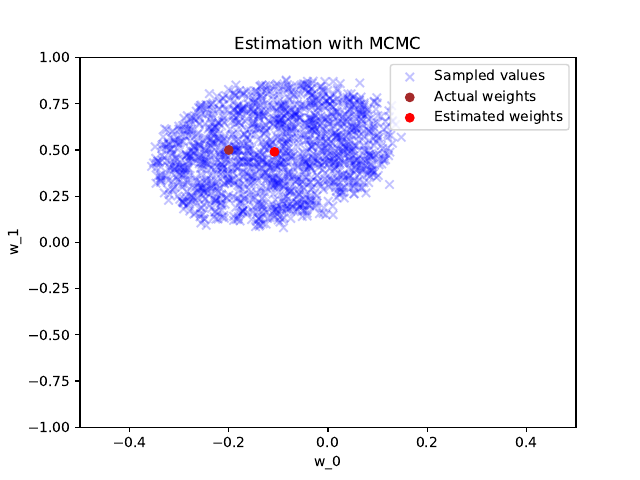

Recreate this plot in Python.
import matplotlib.mlab as mlab
import matplotlib.pyplot as plt
import numpy as np
from scipy.stats import multivariate_normal, norm
import scipy.stats

fig = plt.figure()
plt.ylabel("w_1")
plt.xlabel("w_0")
plt.title("Estimation with MCMC")
plt.xlim([-0.5, 0.5])
plt.ylim([-1, 1])


# All values from book

N = 25
sigma = 0.2
alpha = 2
w_0 = -0.2
w_1 = 0.5

x_n = np.random.uniform(-1, 1, N)
t_n = w_0 + w_1 * x_n
noise = np.random.normal(0, sigma, N)
t_n = t_n + noise

mu_n = np.zeros((N, 2))
S_n = np.zeros((N, 2, 2))

mu_0 = [0, 0]
S_0 = sigma * (np.identity(2))

phi = np.array([[1, x_n[0]]])
for i in range(N):
    if i != 0:
        phi = np.concatenate((phi, np.array([[1, x_n[i]]])), axis=0)
phiT = phi.T


q = mlab.normpdf(x_n, 0, 1)

k_scale = 0
for zz in range(N):
    if k_scale < x_n[zz] / q[zz]:
        k_scale = x_n[zz] / q[zz]
q = q * k_scale

z_t = np.random.multivariate_normal(mu_0, S_0)
p_z_T = 0

z_0_accepted = np.zeros((1500, 2))
num_accepted = 0

num_burn = 0

w_test = np.asarray([0, 0])

def likelihood(t, x, w, noise_sigma, noise_mean):
    return 1 / (np.sqrt(2 * np.pi) * noise_sigma) * np.exp(
        -(w[0] + x * w[1] - t - noise_mean) ** 2 / (2 * noise_sigma ** 2))


def prior(w, weight_sigma):
    return 1 / (np.sqrt(2 * np.pi ** 2) * weight_sigma ** 2) * np.exp(
        -(w[0] ** 2 + w[1] ** 2) / (2 * weight_sigma ** 2))


def posterior(t, x, w, noise_sigma, noise_mean, weight_sigma):
    return np.sum(np.log(likelihood(t, x, w, noise_sigma, noise_mean))) + np.log(prior(w, weight_sigma))


while num_accepted < 1500:
    z_star = np.random.multivariate_normal(z_t, S_0)

    p_z_T = np.sum(np.log(scipy.stats.multivariate_normal.pdf(t_n, phi[:, 0] * z_t[0] + phi[:, 1] * z_t[1], sigma)))
    p_z_star = np.sum(np.log(scipy.stats.norm.pdf(t_n, phi[:, 0]*z_star[0] + phi[:, 1]*z_star[1], sigma)))

    p_z_T += np.log(scipy.stats.multivariate_normal.pdf(z_t, mu_0, S_0))
    p_z_star += np.log(scipy.stats.multivariate_normal.pdf(z_star, mu_0, S_0))

    A_z_star = min(0, p_z_star - p_z_T)
    u = np.log(np.random.uniform(0, 1))

    if A_z_star > u:
        num_burn += 1
        z_t = z_star
        if (num_burn > 100):
            z_0_accepted[num_accepted] = z_star
            num_accepted += 1
w_0_mean = np.sum(z_0_accepted[:, 0])/num_accepted
w_1_mean = np.sum(z_0_accepted[:, 1])/num_accepted
print("Actual values: w_0 = ", w_0, ", w_1 = ", w_1)
print("Estimated values: w_0 = ", w_0_mean, ", w_1 = ", w_1_mean)

plt.scatter(z_0_accepted[:, 0], z_0_accepted[:, 1], c="blue", marker="x", alpha=0.2, label="Sampled values")
plt.scatter(w_0, w_1, c="brown", label="Actual weights")
plt.scatter(w_0_mean, w_1_mean, c="red", label="Estimated weights")
plt.legend(loc="upper right")


plt.savefig('mcmc.pdf')
